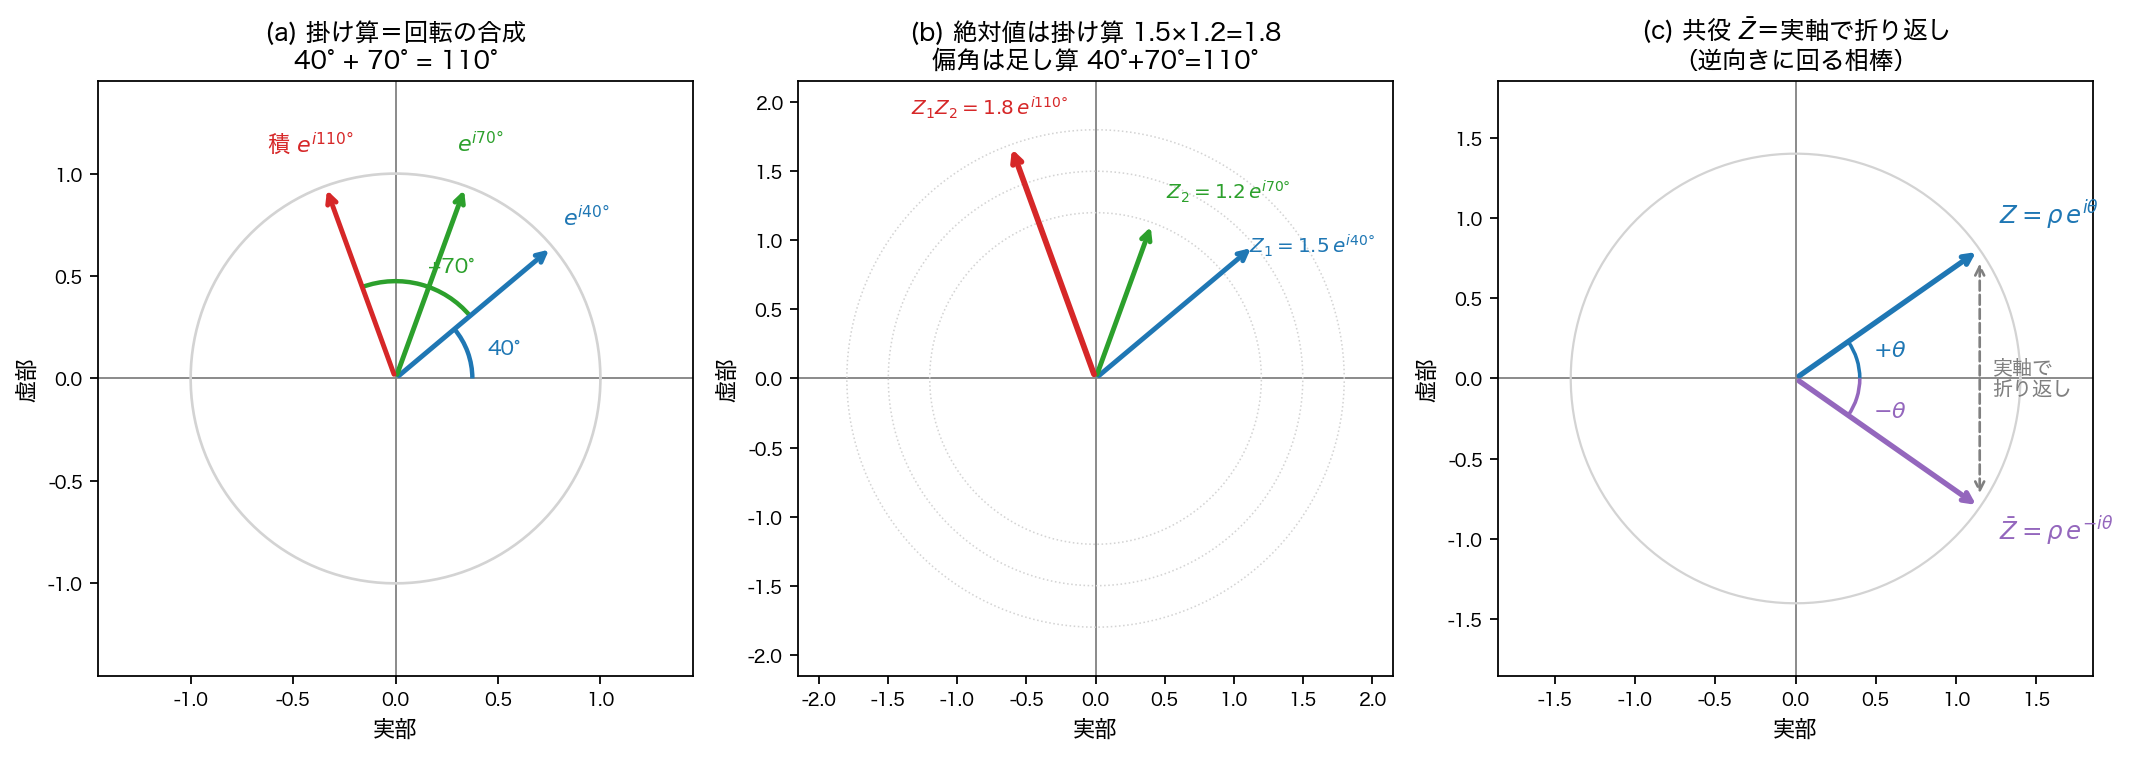

This chart was generated by the following Python code:
# -*- coding: utf-8 -*-
"""図: e^{iθ} 記法の幾何 — (a) 積=角の足し算 (b) 絶対値は掛け算・偏角は足し算 (c) 共役=実軸折り返し"""
import numpy as np
import matplotlib
matplotlib.rcParams['font.family'] = 'Hiragino Sans'
matplotlib.rcParams['axes.unicode_minus'] = False
import matplotlib.pyplot as plt
from matplotlib.patches import Arc

fig, axes = plt.subplots(1, 3, figsize=(13.5, 4.8))

def setup(ax, lim):
    ax.axhline(0, color='gray', lw=0.8, zorder=0)
    ax.axvline(0, color='gray', lw=0.8, zorder=0)
    ax.set_aspect('equal')
    ax.set_xlim(-lim, lim)
    ax.set_ylim(-lim, lim)
    ax.set_xlabel('実部', fontsize=10)
    ax.set_ylabel('虚部', fontsize=10)
    ax.tick_params(labelsize=8)

t = np.linspace(0, 2 * np.pi, 300)
th1, th2 = np.deg2rad(40), np.deg2rad(70)

# ---------- (a) 単位円上: 積 = 角の足し算 ----------
ax = axes[0]
setup(ax, 1.45)
ax.plot(np.cos(t), np.sin(t), color='lightgray', lw=1.2, zorder=0)
items = [(th1, 'C0', '$e^{i40°}$'),
         (th2, 'C2', '$e^{i70°}$'),
         (th1 + th2, 'C3', '積 $e^{i110°}$')]
for th, c, lab in items:
    ax.annotate('', xy=(np.cos(th), np.sin(th)), xytext=(0, 0),
                arrowprops=dict(arrowstyle='->', color=c, lw=2.2))
    ax.text(1.22 * np.cos(th), 1.22 * np.sin(th), lab, color=c,
            ha='center', va='center', fontsize=10)
ax.add_patch(Arc((0, 0), 0.75, 0.75, theta1=0, theta2=40, color='C0', lw=2))
ax.add_patch(Arc((0, 0), 0.95, 0.95, theta1=40, theta2=110, color='C2', lw=2))
ax.text(0.45, 0.12, '40°', color='C0', fontsize=9)
ax.text(0.16, 0.52, '+70°', color='C2', fontsize=9)
ax.set_title('(a) 掛け算＝回転の合成\n40° + 70° = 110°', fontsize=11)

# ---------- (b) 一般: 絶対値は掛け算・偏角は足し算 ----------
ax = axes[1]
setup(ax, 2.15)
z1 = 1.5 * np.exp(1j * th1)
z2 = 1.2 * np.exp(1j * th2)
z3 = z1 * z2
for r in (1.2, 1.5, 1.8):
    ax.plot(r * np.cos(t), r * np.sin(t), color='lightgray', lw=0.7, ls=':', zorder=0)
for z, c, lw in [(z1, 'C0', 2.2), (z2, 'C2', 2.2), (z3, 'C3', 2.6)]:
    ax.annotate('', xy=(z.real, z.imag), xytext=(0, 0),
                arrowprops=dict(arrowstyle='->', color=c, lw=lw))
ax.text(z1.real + 0.42, z1.imag - 0.05, '$Z_1 = 1.5\\,e^{i40°}$', color='C0', fontsize=9, ha='center')
ax.text(z2.real + 0.55, z2.imag + 0.18, '$Z_2 = 1.2\\,e^{i70°}$', color='C2', fontsize=9, ha='center')
ax.text(z3.real - 0.15, z3.imag + 0.22, '$Z_1 Z_2 = 1.8\\,e^{i110°}$', color='C3', fontsize=9, ha='center')
ax.set_title('(b) 絶対値は掛け算 1.5×1.2=1.8\n偏角は足し算 40°+70°=110°', fontsize=11)

# ---------- (c) 共役 = 実軸折り返し ----------
ax = axes[2]
setup(ax, 1.85)
thc = np.deg2rad(35)
z = 1.4 * np.exp(1j * thc)
ax.plot(1.4 * np.cos(t), 1.4 * np.sin(t), color='lightgray', lw=1.0, zorder=0)
ax.annotate('', xy=(z.real, z.imag), xytext=(0, 0),
            arrowprops=dict(arrowstyle='->', color='C0', lw=2.4))
ax.annotate('', xy=(z.real, -z.imag), xytext=(0, 0),
            arrowprops=dict(arrowstyle='->', color='C4', lw=2.4))
ax.text(z.real + 0.12, z.imag + 0.16, '$Z = \\rho\\,e^{i\\theta}$', color='C0', fontsize=11)
ax.text(z.real + 0.12, -z.imag - 0.20, '$\\bar{Z} = \\rho\\,e^{-i\\theta}$', color='C4', fontsize=11)
ax.add_patch(Arc((0, 0), 0.8, 0.8, theta1=0, theta2=35, color='C0', lw=1.6))
ax.add_patch(Arc((0, 0), 0.8, 0.8, theta1=-35, theta2=0, color='C4', lw=1.6))
ax.text(0.48, 0.14, '$+\\theta$', color='C0', fontsize=10)
ax.text(0.48, -0.24, '$-\\theta$', color='C4', fontsize=10)
ax.annotate('', xy=(z.real, -z.imag + 0.06), xytext=(z.real, z.imag - 0.06),
            arrowprops=dict(arrowstyle='<->', color='gray', lw=1.2, ls='--'))
ax.text(z.real + 0.08, 0.0, '実軸で\n折り返し', color='gray', fontsize=9, va='center')
ax.set_title('(c) 共役 $\\bar{Z}$＝実軸で折り返し\n（逆向きに回る相棒）', fontsize=11)

plt.tight_layout()
plt.savefig('fig_text_ch1_euler.png', dpi=160, bbox_inches='tight')
plt.savefig('fig_text_ch1_euler.svg', bbox_inches='tight')
print('saved')
